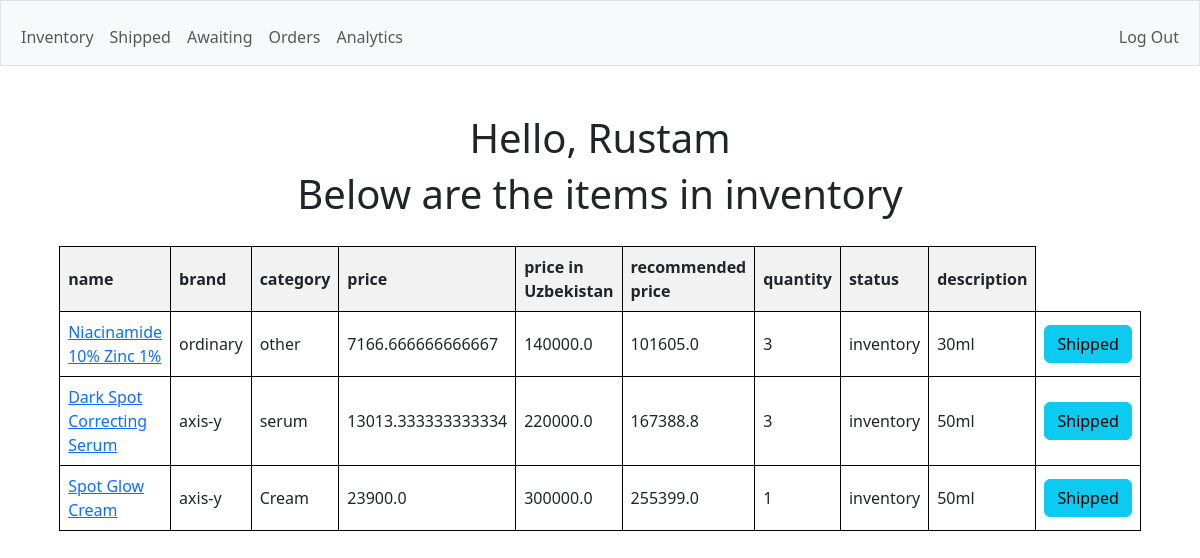
The page / (signed in) on the database its author committed.
### models.py (models this page shows)
class Products(db.Model):
    id = db.Column(db.Integer, primary_key=True)
    coupang_id = db.Column(db.String(50), nullable=False)
    name = db.Column(db.String(40), nullable=False, unique=True)
    brand = db.Column(db.String(20))
    category = db.Column(db.String(20), nullable=False)
    price = db.Column(db.Numeric(10, 2), nullable=False)
    alternative_price = db.Column(db.Numeric(10, 2))
    quantity = db.Column(db.Integer, nullable=False, default=1)
    status = db.Column(db.String(10), nullable=False, default="waiting")
    description = db.Column(db.String(50))

### app.py (the view)
@app.route("/", methods=["GET", "POST"])
@login_required
def index():
    if request.method == "POST":
        product_name = request.form.get("product_name")
        if not product_name:
            return ("must provide product name")
        ship(product_name)
        return redirect("/")
    else:
        products = Products.query.all()
        headers = Products.__table__.columns.keys()
        data = []
        for p in products:
            price = float(p.price) / p.quantity
            alt_price = float(p.alternative_price) if p.alternative_price else 0
            final_price = ((alt_price - price * 8.82) / 2) + price * 8.82 if alt_price else 0
            data.append({
                'id': p.id,
                'name': p.name,
                'brand': p.brand,
                'category': p.category,
                'price': price,
                'alternative_price': alt_price,
                'quantity': p.quantity,
                'status': p.status,
                'description': p.description,
                'coupang_id': p.coupang_id,
                'final_price': round(final_price, 2)
            })
        return render_template("index.html", data=data, headers=headers, username=session["username"])

### app.py (called while the page is built)
@app.after_request
def after_request(response):
    response.headers["Cache-Control"] = "no-cache, no-store, must-revalidate"
    response.headers["Expires"] = 0
    response.headers["Pragma"] = "no-cache"
    return response

### helpers.py (called while the page is built)
def login_required(f):
    @wraps(f)
    def decorated_function(*args, **kwargs):
        if session.get("user_id") is None:
            return redirect("/login")
        return f(*args, **kwargs)
    return decorated_function

### templates/index.html (shortened to what this page needs)
{% extends "layout.html" %}
{% block main %}
    <h1>Hello, {{ username }}</h1>
    <h1>Below are the items in inventory</h1>
    <div class="center">
        <table>
            <thead>
                <tr>
                    {% for header in headers %}
                        {% if header != "coupang_id" and header != "id"%}
                            {%if header == "alternative_price" %}
                                <th>price in Uzbekistan</th>
                                <th>recommended price</th>
                            {% else %}
                                <th>{{ header }}</th>
                            {% endif %}
                        {% endif %}
                    {% endfor %}
                </tr>
            </thead>
            <tbody>
                {% for row in data %}
                {% if row['status'] == "inventory" %}
                <tr>
                    {% for header in headers %}
                        {% if header != "coupang_id" and header != "id"%}
                            {% if header == "name" %}
                                <td><a href="https://www.coupang.com/vp/products/{{ row['coupang_id'] }}">{{ row[header] }}</a></td>
                            {% elif header == "alternative_price" %}
                            <td>{{ row['alternative_price'] }}</td>
                            <td>{{ row['final_price'] }}</td>
                            {% else %}
                                <td>{{ row[header] }}</td>
                            {% endif %}
                        {% endif %}
                    {% endfor %}
                    <td>
                    <form action="/" method="post">
                    <button class="btn btn-info" type="submit">Shipped</button>
                    </form>
                    </td>
                </tr>
                {% endif %}
                {% endfor %}
            </tbody>
        </table>
    </div>
{% endblock %}

### templates/layout.html (shortened to what this page needs)
<!DOCTYPE html>
<html lang="en">
    <head>
        <link href="https://cdn.jsdelivr.net/npm/bootstrap@5.3.3/dist/css/bootstrap.min.css" rel="stylesheet">
        <link href="/static/style.css" rel="stylesheet">
    </head>
    <body>
        <nav class="bg-light border navbar navbar-expand-md navbar-light">
            <div class="container-fluid">
                <div class="collapse navbar-collapse" id="navbar">
                    {% if session["user_id"] %}
                        <ul class="navbar-nav me-auto mt-2">
                            <li class="nav-item"><a class="nav-link" href="/">Inventory</a></li>
                            <li class="nav-item"><a class="nav-link" href="/shipped">Shipped</a></li>
                            <li class="nav-item"><a class="nav-link" href="/waiting">Awaiting</a></li>
                            <li class="nav-item"><a class="nav-link" href="/orders">Orders</a></li>
                            <li class="nav-item"><a class="nav-link" href="/monthly">Analytics</a></li>
                        </ul>
                        <ul class="navbar-nav ms-auto mt-2">
                            <li class="nav-item"><a class="nav-link" href="/logout">Log Out</a></li>
                        </ul>
                    {% else %}
                        <ul class="navbar-nav ms-auto mt-2">
                            <li class="nav-item"><a class="nav-link" href="/register">Register</a></li>
                            <li class="nav-item"><a class="nav-link" href="/login">Log In</a></li>
                        </ul>
                    {% endif %}
                </div>
            </div>
        </nav>
        <main class="container py-5 text-center">
            {% block main %}{% endblock %}
        </main>
    </body>
</html>

### static/style.css (style rules this page uses)
table { width: 100%; border-collapse: collapse; }
th, td { border: 1px solid black; padding: 8px; text-align: left; }
th { background-color: #f2f2f2; }
.center { display: flex; justify-content: center; align-items: center; padding : 20px; }

### rows shown on the page
Products: name "Niacinamide 10% Zinc 1%", brand "ordinary" "other" "7166.666666666667" "3" "inventory" "30ml", alternative_price "140000.0", final_price "101605.0"
Products: name "Dark Spot Correcting Serum", brand "axis-y" "serum" "13013.333333333334" "3" "inventory" "50ml", alternative_price "220000.0", final_price "167388.8"
Products: name "Spot Glow Cream", brand "axis-y" "Cream" "23900.0" "1" "inventory" "50ml", alternative_price "300000.0", final_price "255399.0"

### other values the page prints
{{ username }} "Rustam"
{{ header }} "name" "brand" "category" "price" "quantity" "status" "description"
